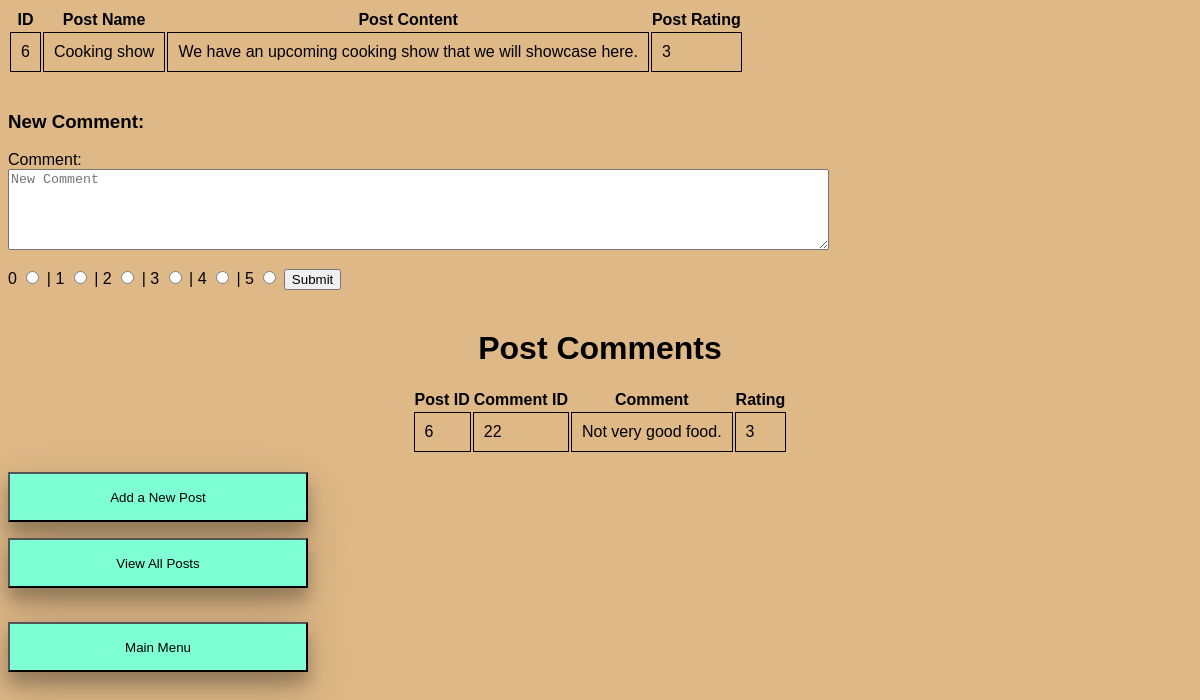
The page /blog/postComments.php?id=6 on the database its author committed.
### tables this page shows
CREATE TABLE `posts` (
  `id` int(11) NOT NULL,
  `post_name` varchar(50) NOT NULL,
  `post_content` varchar(3000) NOT NULL,
  `rating` decimal(3,0) NOT NULL DEFAULT '5',
  `total_ratings` int(11) NOT NULL DEFAULT '1'
);

CREATE TABLE `comments` (
  `id` int(11) NOT NULL,
  `assoc_post_id` int(11) NOT NULL,
  `rating` int(1) NOT NULL,
  `comment` varchar(750) NOT NULL
);

### blog/postComments.php (the view, shortened to what this page needs)
<?php
$serverName = "localhost";
$databaseUser = "root";
$password = "root";
$database = "blog";
$postID = $_GET['id'];
$conn = new mysqli($serverName, $databaseUser, $password, $database);
$sql = "SELECT `posts`.`id`,
    `posts`.`post_name`,
    `posts`.`post_content`,
    `posts`.`rating`
    FROM `blog`.`posts`
    WHERE `posts`.`id` = " . $postID . ";";
if($result = mysqli_query($conn, $sql)){
    if(mysqli_num_rows($result) > 0){
        echo "<table>";
        echo "<tr>";
        echo "<th>ID</th>";
        echo "<th>Post Name</th>";
        echo "<th>Post Content</th>";
        echo "<th>Post Rating</th>";
        echo "</tr>";
        while($row = mysqli_fetch_array($result)){
            echo "<tr>";
            echo "<td name='id'>" . $row['id'] . "</td>";
            echo "<td>" . $row['post_name'] . "</td>";
            echo "<td>" . $row['post_content'] . "</td>";
            echo "<td>" . $row['rating'] . "</td>";
        }
        echo "</table>";
    }
    else {
        echo "ERROR: Could not able to execute $sql. " . mysqli_error($conn);
    }
}
?>
<html>
<head>
</head>
<body>
	<br>
	<h3 align="left">New Comment:</h3>
	<form method="post" action="commentHandler.php?id=<?php echo $postID ?>">
		<label id="comment">Comment:</label><br>
		<textarea name="comment" rows="5" cols="100" placeholder="New Comment"></textarea><br><br>
		<label for="0">0</label>
		<input type="radio" name="rating" value="0">
		<label for="1">| 1</label>
		<input type="radio" name="rating" value="1">
		<label for="2">| 2</label>
		<input type="radio" name="rating" value="2">
		<label for="3">| 3</label>
		<input type="radio" name="rating" value="3">
		<label for="4">| 4</label>
		<input type="radio" name="rating" value="4">
		<label for="5">| 5</label>
		<input type="radio" name="rating" value="5">
		<button type="submit">Submit</button><br><br>
	</form>
	<h1 align="center">Post Comments</h1>
<?php
	$conn = new mysqli($serverName, $databaseUser, $password, $database);
	$sql = "SELECT `comments`.`id`,
    `comments`.`assoc_post_id`,
    `comments`.`rating`,
    `comments`.`comment`
    FROM `blog`.`comments`
    WHERE `comments`. `assoc_post_id` = " . $postID . ";";
	if($result = mysqli_query($conn, $sql)){
	    if(mysqli_num_rows($result) > 0){
	        echo "<table align='center'>";
	        echo "<tr>";
	        echo "<th>Post ID</th>";
	        echo "<th>Comment ID</th>";
	        echo "<th>Comment</th>";
	        echo "<th>Rating</th>";
	        echo "</tr>";
	        while($row = mysqli_fetch_array($result)){
	            echo "<tr>";
	            echo "<td name='id'>" . $postID . "</td>";
	            echo "<td>" . $row['id'] . "</td>";
	            echo "<td>" . $row['comment'] . "</td>";
	            echo "<td>" . $row['rating'] . "</td>";
	        }
	        echo "</table>";
	    }
	    else {
	        echo "This post does not have any comments.";
	    }
	}
?>
<br><form method="post" action="newpost.html">
		<button type="submit" class="button">Add a New Post</button>
	</form>
	<form method="post" action="viewAllPosts.php">
		<button type="submit" class="button">View All Posts</button>
	</form>
	<br><form method="post" action="mainmenu.html">
		<button type="submit" class="button">Main Menu</button>
	</form>
</body>
</html>

### blog/postComments.php (style rules this page uses)
body { font-family: Calibri, Helvetica, sans-serif; background-color: #DEB887; }
td { padding: 10px; border: 1px solid black; border-collapse: collapse; }
.button { background-color: #7FFFD4; width: 300px; cursor: pointer; box-shadow: 0 12px 16px 0 rgba(0,0,0,0.24), 0 17px 50px 0 rgba(0,0,0,0.19); height: 50px; }

### rows shown on the page
posts: id "6", post_name "Cooking show", post_content "We have an upcoming cooking show that we will showcase here.", rating "3"
comments: id "22", comment "Not very good food.", rating "3"
